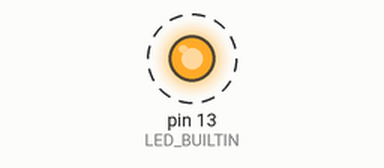
Simulated run of this sketch. Board: Arduino Uno, built with avr-gcc and run on an emulated ATmega328P. Shown: output pins drawn as LEDs (lit = HIGH). Dashed ring = blinking. What the sketch prints to the serial monitor is not drawn.

Above: at 0.5 s.
Timing chart, 0 to 4.6 s (numbered marks = the images above):
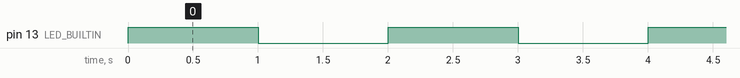

Measured:
- by itself, pin 13 (LED_BUILTIN): alternates HIGH for 1.0 s and LOW for 1.0 s

The sketch:

esp_board_test.ino
```cpp
void setup() {
  pinMode(LED_BUILTIN, OUTPUT);
  Serial.begin(115200);
}

void loop() {
  digitalWrite(LED_BUILTIN, HIGH);
  Serial.println("Uno is working!");
  delay(1000);

  digitalWrite(LED_BUILTIN, LOW);
  delay(1000);
}
```
